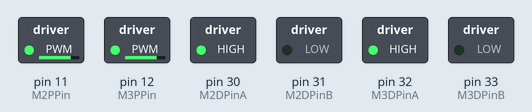
This sketch was run on a simulated Arduino Mega 2560, built with avr-gcc and run on an emulated ATmega2560. Shown: switched loads named in the sketch (green lamp = pin HIGH).

Above: at 0.05 s.
At 2.55 s:
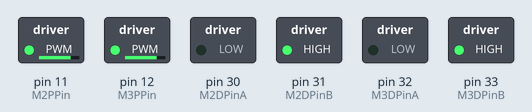
At 5.05 s:
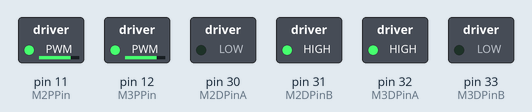
At 7.55 s:
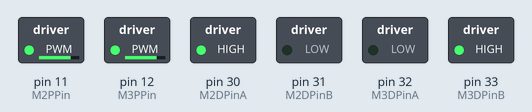
At 9.95 s:
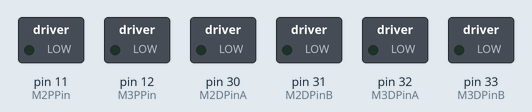
Timing chart, 0 to 13.0 s (numbered marks = the images above):
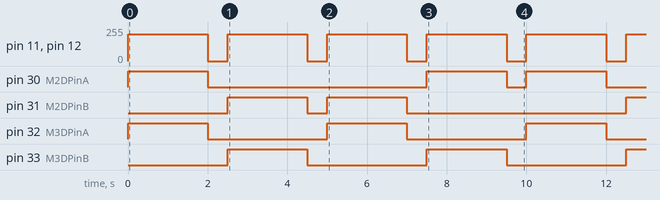

The sketch:

MotorTestPM8.ino
```cpp
//////////////////////////////////////////////////////////////////////////////////
// MECHATRONICS ROBOT NINJA WARRIOR II COMPETITION CODE                         //
// TEAM 8.1: Layne Christensen, Dallin Romney, Tyler Barrett and Anthony Amiker //
// SPRING 2018                                                                  //
//////////////////////////////////////////////////////////////////////////////////

// SET PINS
  int M2PPin = 11;
  int M3PPin = 12;

  int M2DPinA = 30;
  int M2DPinB = 31;
  int M3DPinA = 32;
  int M3DPinB = 33;

// OTHER INITIAL VARIABLES
int MPow = 200;      // Motor power

// FUNCTION TO RUN A MOTOR. PARAPHRASED FROM POLULU LIBRARY
// dPins are directional pins attached to driver (digital high/low) pPin is the PWM motor power pin
// Thus, each motor requires 3 pins: two digital pins to determine direction and one PWM pin for power

  void RunMotor(int dPin1, int dPin2, int pPin, int power){
    if (power == 0){
      digitalWrite(dPin1, LOW);  // TURN THE MOTORS OFF
      digitalWrite(dPin2, LOW);  //
    }                            //
    else if (power < 0){         //
      digitalWrite(dPin1, LOW);  // REVERSE THE MOTOR
      digitalWrite(dPin2, HIGH); //
      power = -power;            // MUST WRITE A POSITIVE VALUE
    }                            //
    else {                       //
      digitalWrite(dPin1, HIGH); // RUN THE MOTOR IN THE NORMAL DIRECTION
      digitalWrite(dPin2, LOW);  //
    }                            //
    analogWrite(pPin, power);    // WRITE THE POWER TO THE MOTOR
  }

// FUNCTION TO DRIVE THE ROBOT. ANOTHER TIME SAVER
  void Drive(int M2Power, int M3Power){
    RunMotor(M2DPinA, M2DPinB, M2PPin, M2Power);
    RunMotor(M3DPinA, M3DPinB, M3PPin, M3Power);
  }

// SAME AS THE DRIVE FUNCTION BUT STOPS AFTER A CERTAIN TIME
  void DriveForTime(int LeftPower, int RightPower, int Time){
    Drive(LeftPower, RightPower);
    delay(Time);
    Drive(0, 0);
  }

// SETUP
  void setup()
  {
    //INITIATE PINS
      pinMode(M2DPinA, OUTPUT);
      pinMode(M2DPinB, OUTPUT);
      pinMode(M2PPin,  OUTPUT);
      pinMode(M3DPinA, OUTPUT);
      pinMode(M3DPinB, OUTPUT);
      pinMode(M3PPin,  OUTPUT);

  }

void loop()
{
    DriveForTime(MPow, MPow, 2000);
    delay(500);
    DriveForTime(-MPow, -MPow, 2000);
    delay(500);
    DriveForTime(-MPow, MPow, 2000);
    delay(500);
    DriveForTime(MPow, -MPow, 2000);
    delay(500);

}
```

Measured:
- by itself, pin 11 (M2PPin), pin 12 (M3PPin): alternates 200/255 for 2.0 s and 0/255 for 0.50 s
- by itself, pin 30 (M2DPinA): repeats every 10.0 s: LOW 5.5 s, HIGH 2.0 s, LOW 0.50 s, HIGH 2.0 s
- by itself, pin 31 (M2DPinB): repeats every 10.0 s: LOW 0.50 s, HIGH 2.0 s, LOW 5.5 s, HIGH 2.0 s
- by itself, pin 32 (M3DPinA), pin 33 (M3DPinB): alternates HIGH for 2.0 s and LOW for 3.0 s
